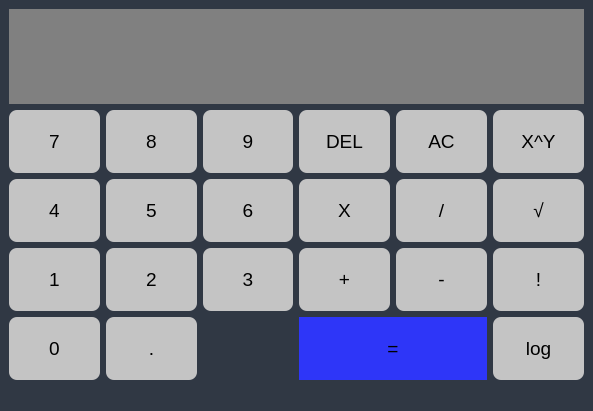
<?xml version="1.0" encoding="UTF-8"?>
<ui version="4.0">
 <class>calc</class>
 <widget class="QMainWindow" name="calc">
  <property name="geometry">
   <rect>
    <x>0</x>
    <y>0</y>
    <width>593</width>
    <height>411</height>
   </rect>
  </property>
  <property name="windowTitle">
   <string>Calculator</string>
  </property>
  <property name="styleSheet">
   <string notr="true">background-color: rgb(48, 56, 68);</string>
  </property>
  <widget class="QWidget" name="centralwidget">
   <layout class="QGridLayout" name="gridLayout">
    <item row="1" column="5">
     <widget class="QPushButton" name="buttonPOW">
      <property name="sizePolicy">
       <sizepolicy hsizetype="Preferred" vsizetype="Preferred">
        <horstretch>0</horstretch>
        <verstretch>0</verstretch>
       </sizepolicy>
      </property>
      <property name="font">
       <font>
        <pointsize>14</pointsize>
       </font>
      </property>
      <property name="styleSheet">
       <string notr="true">QPushButton {
	background-color: #C4C4C4;
	border-style: solid;
	border: 2px;
	padding: 20px;	
	border-radius:8px;
	color: black;
}

QPushButton: pressed{
	background-color: #A9A9A9;
	border-style: solid;
	border: 2px;
	padding: 20px;	
	border-radius:8px;
	color: black;
}</string>
      </property>
      <property name="text">
       <string>X^Y</string>
      </property>
     </widget>
    </item>
    <item row="4" column="5">
     <widget class="QPushButton" name="buttonLOG">
      <property name="sizePolicy">
       <sizepolicy hsizetype="Preferred" vsizetype="Preferred">
        <horstretch>0</horstretch>
        <verstretch>0</verstretch>
       </sizepolicy>
      </property>
      <property name="font">
       <font>
        <pointsize>14</pointsize>
       </font>
      </property>
      <property name="styleSheet">
       <string notr="true">QPushButton {
	background-color: #C4C4C4;
	border-style: solid;
	border: 2px;
	padding: 20px;	
	border-radius:8px;
	color: black;
}

QPushButton: pressed{
	background-color: #A9A9A9;
	border-style: solid;
	border: 2px;
	padding: 20px;	
	border-radius:8px;
	color: black;
}</string>
      </property>
      <property name="text">
       <string>log</string>
      </property>
     </widget>
    </item>
    <item row="2" column="5">
     <widget class="QPushButton" name="buttonSQRT">
      <property name="sizePolicy">
       <sizepolicy hsizetype="Preferred" vsizetype="Preferred">
        <horstretch>0</horstretch>
        <verstretch>0</verstretch>
       </sizepolicy>
      </property>
      <property name="font">
       <font>
        <pointsize>14</pointsize>
       </font>
      </property>
      <property name="styleSheet">
       <string notr="true">QPushButton {
	background-color: #C4C4C4;
	border-style: solid;
	border: 2px;
	padding: 20px;	
	border-radius:8px;
	color: black;
}

QPushButton: pressed{
	background-color: #A9A9A9;
	border-style: solid;
	border: 2px;
	padding: 20px;	
	border-radius:8px;
	color: black;
}</string>
      </property>
      <property name="text">
       <string>√</string>
      </property>
     </widget>
    </item>
    <item row="2" column="2">
     <widget class="QPushButton" name="button6">
      <property name="sizePolicy">
       <sizepolicy hsizetype="Preferred" vsizetype="Preferred">
        <horstretch>0</horstretch>
        <verstretch>0</verstretch>
       </sizepolicy>
      </property>
      <property name="font">
       <font>
        <pointsize>14</pointsize>
       </font>
      </property>
      <property name="styleSheet">
       <string notr="true">QPushButton {
	background-color: #C4C4C4;
	border-style: solid;
	border: 2px;
	padding: 20px;	
	border-radius:8px;
	color: black;
}

QPushButton: pressed{
	background-color: #A9A9A9;
	border-style: solid;
	border: 2px;
	padding: 20px;	
	border-radius:8px;
	color: black;
}</string>
      </property>
      <property name="text">
       <string>6</string>
      </property>
     </widget>
    </item>
    <item row="3" column="2">
     <widget class="QPushButton" name="button3">
      <property name="sizePolicy">
       <sizepolicy hsizetype="Preferred" vsizetype="Preferred">
        <horstretch>0</horstretch>
        <verstretch>0</verstretch>
       </sizepolicy>
      </property>
      <property name="font">
       <font>
        <pointsize>14</pointsize>
       </font>
      </property>
      <property name="styleSheet">
       <string notr="true">QPushButton {
	background-color: #C4C4C4;
	border-style: solid;
	border: 2px;
	padding: 20px;	
	border-radius:8px;
	color: black;
}

QPushButton: pressed{
	background-color: #A9A9A9;
	border-style: solid;
	border: 2px;
	padding: 20px;	
	border-radius:8px;
	color: black;
}</string>
      </property>
      <property name="text">
       <string>3</string>
      </property>
     </widget>
    </item>
    <item row="3" column="1">
     <widget class="QPushButton" name="button2">
      <property name="sizePolicy">
       <sizepolicy hsizetype="Preferred" vsizetype="Preferred">
        <horstretch>0</horstretch>
        <verstretch>0</verstretch>
       </sizepolicy>
      </property>
      <property name="font">
       <font>
        <pointsize>14</pointsize>
       </font>
      </property>
      <property name="styleSheet">
       <string notr="true">QPushButton {
	background-color: #C4C4C4;
	border-style: solid;
	border: 2px;
	padding: 20px;	
	border-radius:8px;
	color: black;
}

QPushButton: pressed{
	background-color: #A9A9A9;
	border-style: solid;
	border: 2px;
	padding: 20px;	
	border-radius:8px;
	color: black;
}</string>
      </property>
      <property name="text">
       <string>2</string>
      </property>
     </widget>
    </item>
    <item row="1" column="1">
     <widget class="QPushButton" name="button8">
      <property name="sizePolicy">
       <sizepolicy hsizetype="Preferred" vsizetype="Preferred">
        <horstretch>0</horstretch>
        <verstretch>0</verstretch>
       </sizepolicy>
      </property>
      <property name="font">
       <font>
        <pointsize>14</pointsize>
       </font>
      </property>
      <property name="styleSheet">
       <string notr="true">QPushButton {
	background-color: #C4C4C4;
	border-style: solid;
	border: 2px;
	padding: 20px;	
	border-radius:8px;
	color: black;
}

QPushButton: pressed{
	background-color: #A9A9A9;
	border-style: solid;
	border: 2px;
	padding: 20px;	
	border-radius:8px;
	color: black;
}</string>
      </property>
      <property name="text">
       <string>8</string>
      </property>
     </widget>
    </item>
    <item row="2" column="3">
     <widget class="QPushButton" name="buttonMUL">
      <property name="sizePolicy">
       <sizepolicy hsizetype="Preferred" vsizetype="Preferred">
        <horstretch>0</horstretch>
        <verstretch>0</verstretch>
       </sizepolicy>
      </property>
      <property name="font">
       <font>
        <pointsize>14</pointsize>
       </font>
      </property>
      <property name="styleSheet">
       <string notr="true">QPushButton {
	background-color: #C4C4C4;
	border-style: solid;
	border: 2px;
	padding: 20px;	
	border-radius:8px;
	color: black;
}

QPushButton: pressed{
	background-color: #A9A9A9;
	border-style: solid;
	border: 2px;
	padding: 20px;	
	border-radius:8px;
	color: black;
}</string>
      </property>
      <property name="text">
       <string>X</string>
      </property>
     </widget>
    </item>
    <item row="2" column="4">
     <widget class="QPushButton" name="buttonDIV">
      <property name="sizePolicy">
       <sizepolicy hsizetype="Preferred" vsizetype="Preferred">
        <horstretch>0</horstretch>
        <verstretch>0</verstretch>
       </sizepolicy>
      </property>
      <property name="font">
       <font>
        <pointsize>14</pointsize>
       </font>
      </property>
      <property name="styleSheet">
       <string notr="true">QPushButton {
	background-color: #C4C4C4;
	border-style: solid;
	border: 2px;
	padding: 20px;	
	border-radius:8px;
	color: black;
}

QPushButton: pressed{
	background-color: #A9A9A9;
	border-style: solid;
	border: 2px;
	padding: 20px;	
	border-radius:8px;
	color: black;
}</string>
      </property>
      <property name="text">
       <string>/</string>
      </property>
     </widget>
    </item>
    <item row="3" column="5">
     <widget class="QPushButton" name="buttonFACT">
      <property name="sizePolicy">
       <sizepolicy hsizetype="Preferred" vsizetype="Preferred">
        <horstretch>0</horstretch>
        <verstretch>0</verstretch>
       </sizepolicy>
      </property>
      <property name="font">
       <font>
        <pointsize>14</pointsize>
       </font>
      </property>
      <property name="styleSheet">
       <string notr="true">QPushButton {
	background-color: #C4C4C4;
	border-style: solid;
	border: 2px;
	padding: 20px;	
	border-radius:8px;
	color: black;
}

QPushButton: pressed{
	background-color: #A9A9A9;
	border-style: solid;
	border: 2px;
	padding: 20px;	
	border-radius:8px;
	color: black;
}</string>
      </property>
      <property name="text">
       <string>!</string>
      </property>
     </widget>
    </item>
    <item row="4" column="1">
     <widget class="QPushButton" name="buttonDOT">
      <property name="sizePolicy">
       <sizepolicy hsizetype="Preferred" vsizetype="Preferred">
        <horstretch>0</horstretch>
        <verstretch>0</verstretch>
       </sizepolicy>
      </property>
      <property name="font">
       <font>
        <pointsize>14</pointsize>
       </font>
      </property>
      <property name="styleSheet">
       <string notr="true">QPushButton {
	background-color: #C4C4C4;
	border-style: solid;
	border: 2px;
	padding: 20px;	
	border-radius:8px;
	color: black;
}

QPushButton: pressed{
	background-color: #A9A9A9;
	border-style: solid;
	border: 2px;
	padding: 20px;	
	border-radius:8px;
	color: black;
}</string>
      </property>
      <property name="text">
       <string>.</string>
      </property>
     </widget>
    </item>
    <item row="4" column="3" colspan="2">
     <widget class="QPushButton" name="buttonEQUAL">
      <property name="sizePolicy">
       <sizepolicy hsizetype="Preferred" vsizetype="Preferred">
        <horstretch>0</horstretch>
        <verstretch>0</verstretch>
       </sizepolicy>
      </property>
      <property name="font">
       <font>
        <pointsize>14</pointsize>
       </font>
      </property>
      <property name="styleSheet">
       <string notr="true">QPushButton {
	background-color: #2E36F8;
	border: 2px black;
	padding: 20px;	
	color: black;
}

QPushButton: pressed{
	background-color: #2E36F8;
	border: 2px black;
	padding: 20px;	
	color: black;
}</string>
      </property>
      <property name="text">
       <string>=</string>
      </property>
     </widget>
    </item>
    <item row="3" column="3">
     <widget class="QPushButton" name="buttonADD">
      <property name="sizePolicy">
       <sizepolicy hsizetype="Preferred" vsizetype="Preferred">
        <horstretch>0</horstretch>
        <verstretch>0</verstretch>
       </sizepolicy>
      </property>
      <property name="font">
       <font>
        <pointsize>14</pointsize>
       </font>
      </property>
      <property name="styleSheet">
       <string notr="true">QPushButton {
	background-color: #C4C4C4;
	border-style: solid;
	border: 2px;
	padding: 20px;	
	border-radius:8px;
	color: black;
}

QPushButton: pressed{
	background-color: #A9A9A9;
	border-style: solid;
	border: 2px;
	padding: 20px;	
	border-radius:8px;
	color: black;
}</string>
      </property>
      <property name="text">
       <string>+</string>
      </property>
     </widget>
    </item>
    <item row="0" column="0" colspan="6">
     <widget class="QLineEdit" name="display">
      <property name="sizePolicy">
       <sizepolicy hsizetype="Preferred" vsizetype="Expanding">
        <horstretch>0</horstretch>
        <verstretch>0</verstretch>
       </sizepolicy>
      </property>
      <property name="font">
       <font>
        <pointsize>20</pointsize>
       </font>
      </property>
      <property name="styleSheet">
       <string notr="true">QLineEdit {
	background-color: gray;
	border: 2px solid gray;
	color: 000000;
}</string>
      </property>
     </widget>
    </item>
    <item row="2" column="0">
     <widget class="QPushButton" name="button4">
      <property name="sizePolicy">
       <sizepolicy hsizetype="Preferred" vsizetype="Preferred">
        <horstretch>0</horstretch>
        <verstretch>0</verstretch>
       </sizepolicy>
      </property>
      <property name="font">
       <font>
        <pointsize>14</pointsize>
       </font>
      </property>
      <property name="styleSheet">
       <string notr="true">QPushButton {
	background-color: #C4C4C4;
	border-style: solid;
	border: 2px;
	padding: 20px;	
	border-radius:8px;
	color: black;
}

QPushButton: pressed{
	background-color: #A9A9A9;
	border-style: solid;
	border: 2px;
	padding: 20px;	
	border-radius:8px;
	color: black;
}</string>
      </property>
      <property name="text">
       <string>4</string>
      </property>
     </widget>
    </item>
    <item row="1" column="4">
     <widget class="QPushButton" name="buttonAC">
      <property name="sizePolicy">
       <sizepolicy hsizetype="Preferred" vsizetype="Preferred">
        <horstretch>0</horstretch>
        <verstretch>0</verstretch>
       </sizepolicy>
      </property>
      <property name="font">
       <font>
        <pointsize>14</pointsize>
       </font>
      </property>
      <property name="styleSheet">
       <string notr="true">QPushButton {
	background-color: #C4C4C4;
	border-style: solid;
	border: 2px;
	padding: 20px;	
	border-radius:8px;
	color: black;
}

QPushButton: pressed{
	background-color: #A9A9A9;
	border-style: solid;
	border: 2px;
	padding: 20px;	
	border-radius:8px;
	color: black;
}</string>
      </property>
      <property name="text">
       <string>AC</string>
      </property>
     </widget>
    </item>
    <item row="1" column="2">
     <widget class="QPushButton" name="button9">
      <property name="sizePolicy">
       <sizepolicy hsizetype="Preferred" vsizetype="Preferred">
        <horstretch>0</horstretch>
        <verstretch>0</verstretch>
       </sizepolicy>
      </property>
      <property name="font">
       <font>
        <pointsize>14</pointsize>
       </font>
      </property>
      <property name="styleSheet">
       <string notr="true">QPushButton {
	background-color: #C4C4C4;
	border-style: solid;
	border: 2px;
	padding: 20px;	
	border-radius:8px;
	color: black;
}

QPushButton: pressed{
	background-color: #A9A9A9;
	border-style: solid;
	border: 2px;
	padding: 20px;	
	border-radius:8px;
	color: black;
}</string>
      </property>
      <property name="text">
       <string>9</string>
      </property>
     </widget>
    </item>
    <item row="2" column="1">
     <widget class="QPushButton" name="button5">
      <property name="sizePolicy">
       <sizepolicy hsizetype="Preferred" vsizetype="Preferred">
        <horstretch>0</horstretch>
        <verstretch>0</verstretch>
       </sizepolicy>
      </property>
      <property name="font">
       <font>
        <pointsize>14</pointsize>
       </font>
      </property>
      <property name="styleSheet">
       <string notr="true">QPushButton {
	background-color: #C4C4C4;
	border-style: solid;
	border: 2px;
	padding: 20px;	
	border-radius:8px;
	color: black;
}

QPushButton: pressed{
	background-color: #A9A9A9;
	border-style: solid;
	border: 2px;
	padding: 20px;	
	border-radius:8px;
	color: black;
}</string>
      </property>
      <property name="text">
       <string>5</string>
      </property>
     </widget>
    </item>
    <item row="3" column="4">
     <widget class="QPushButton" name="buttonSUB">
      <property name="sizePolicy">
       <sizepolicy hsizetype="Preferred" vsizetype="Preferred">
        <horstretch>0</horstretch>
        <verstretch>0</verstretch>
       </sizepolicy>
      </property>
      <property name="font">
       <font>
        <pointsize>14</pointsize>
       </font>
      </property>
      <property name="styleSheet">
       <string notr="true">QPushButton {
	background-color: #C4C4C4;
	border-style: solid;
	border: 2px;
	padding: 20px;	
	border-radius:8px;
	color: black;
}

QPushButton: pressed{
	background-color: #A9A9A9;
	border-style: solid;
	border: 2px;
	padding: 20px;	
	border-radius:8px;
	color: black;
}</string>
      </property>
      <property name="text">
       <string>-</string>
      </property>
     </widget>
    </item>
    <item row="4" column="0">
     <widget class="QPushButton" name="button0">
      <property name="sizePolicy">
       <sizepolicy hsizetype="Preferred" vsizetype="Preferred">
        <horstretch>0</horstretch>
        <verstretch>0</verstretch>
       </sizepolicy>
      </property>
      <property name="font">
       <font>
        <pointsize>14</pointsize>
       </font>
      </property>
      <property name="styleSheet">
       <string notr="true">QPushButton {
	background-color: #C4C4C4;
	border-style: solid;
	border: 2px;
	padding: 20px;	
	border-radius:8px;
	color: black;
}

QPushButton: pressed{
	background-color: #A9A9A9;
	border-style: solid;
	border: 2px;
	padding: 20px;	
	border-radius:8px;
	color: black;
}</string>
      </property>
      <property name="text">
       <string>0</string>
      </property>
     </widget>
    </item>
    <item row="1" column="0">
     <widget class="QPushButton" name="button7">
      <property name="sizePolicy">
       <sizepolicy hsizetype="Preferred" vsizetype="Preferred">
        <horstretch>0</horstretch>
        <verstretch>0</verstretch>
       </sizepolicy>
      </property>
      <property name="font">
       <font>
        <pointsize>14</pointsize>
        <weight>50</weight>
        <italic>false</italic>
        <bold>false</bold>
       </font>
      </property>
      <property name="styleSheet">
       <string notr="true">QPushButton {
	background-color: #C4C4C4;
	border-style: solid;
	border: 2px;
	padding: 20px;	
	border-radius:8px;
	color: black;
}

QPushButton: pressed{
	background-color: #A9A9A9;
	border-style: solid;
	border: 2px;
	padding: 20px;	
	border-radius:8px;
	color: black;
}</string>
      </property>
      <property name="text">
       <string>7</string>
      </property>
     </widget>
    </item>
    <item row="1" column="3">
     <widget class="QPushButton" name="buttonDEL">
      <property name="sizePolicy">
       <sizepolicy hsizetype="Preferred" vsizetype="Preferred">
        <horstretch>0</horstretch>
        <verstretch>0</verstretch>
       </sizepolicy>
      </property>
      <property name="font">
       <font>
        <pointsize>14</pointsize>
       </font>
      </property>
      <property name="styleSheet">
       <string notr="true">QPushButton {
	background-color: #C4C4C4;
	border-style: solid;
	border: 2px;
	padding: 20px;	
	border-radius:8px;
	color: black;
}

QPushButton: pressed{
	background-color: #A9A9A9;
	border-style: solid;
	border: 2px;
	padding: 20px;	
	border-radius:8px;
	color: black;
}</string>
      </property>
      <property name="text">
       <string>DEL</string>
      </property>
     </widget>
    </item>
    <item row="3" column="0">
     <widget class="QPushButton" name="button1">
      <property name="sizePolicy">
       <sizepolicy hsizetype="Preferred" vsizetype="Preferred">
        <horstretch>0</horstretch>
        <verstretch>0</verstretch>
       </sizepolicy>
      </property>
      <property name="font">
       <font>
        <pointsize>14</pointsize>
       </font>
      </property>
      <property name="styleSheet">
       <string notr="true">QPushButton {
	background-color: #C4C4C4;
	border-style: solid;
	border: 2px;
	padding: 20px;	
	border-radius:8px;
	color: black;
}

QPushButton: pressed{
	background-color: #A9A9A9;
	border-style: solid;
	border: 2px;
	padding: 20px;	
	border-radius:8px;
	color: black;
}</string>
      </property>
      <property name="text">
       <string>1</string>
      </property>
     </widget>
    </item>
   </layout>
  </widget>
  <widget class="QMenuBar" name="menubar">
   <property name="geometry">
    <rect>
     <x>0</x>
     <y>0</y>
     <width>593</width>
     <height>22</height>
    </rect>
   </property>
  </widget>
  <widget class="QStatusBar" name="statusbar"/>
 </widget>
 <resources/>
 <connections/>
</ui>
